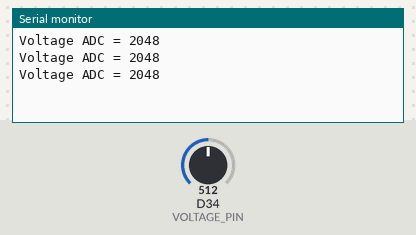
This sketch was run on a simulated Arduino Due. Parts: the last lines printed to the serial monitor. Inputs (shaded band) come from the test bench; at power-on: D34 (VOLTAGE_PIN) = 512 (analog values on the 0–1023 scale).

Above: at 1.3 s.
1.4 s: D34 (VOLTAGE_PIN) set to 716
At 1.9 s:
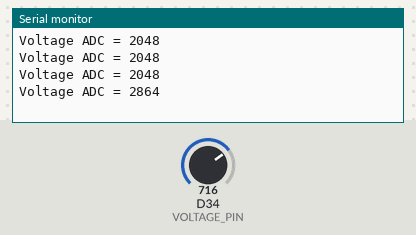
2.9 s: D34 (VOLTAGE_PIN) set to 900
At 3.4 s:
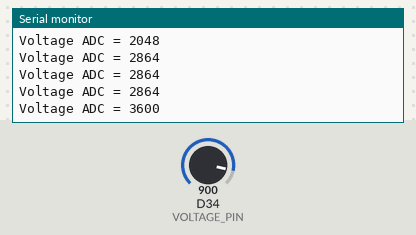
Timing chart, 0 to 5.9 s (numbered marks = the images above; inputs shaded):
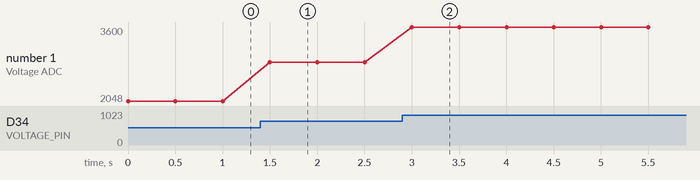

The sketch:

testcode6.ino
```cpp
#define VOLTAGE_PIN 34

void setup() {
  Serial.begin(115200);
  analogReadResolution(12);
}

void loop() {
  int voltage = analogRead(VOLTAGE_PIN);

  Serial.print("Voltage ADC = ");
  Serial.println(voltage);

  delay(500);
}
```

Measured:
- after the input at 1.4 s, the serial monitor: prints a new line after 0.10 s (image 1)
- after the input at 2.9 s, the serial monitor: prints a new line after 0.10 s (image 2)
- plotted number 1: 2048 → 2864 after the input at 1.4 s, 2864 → 3600 after the input at 2.9 s
